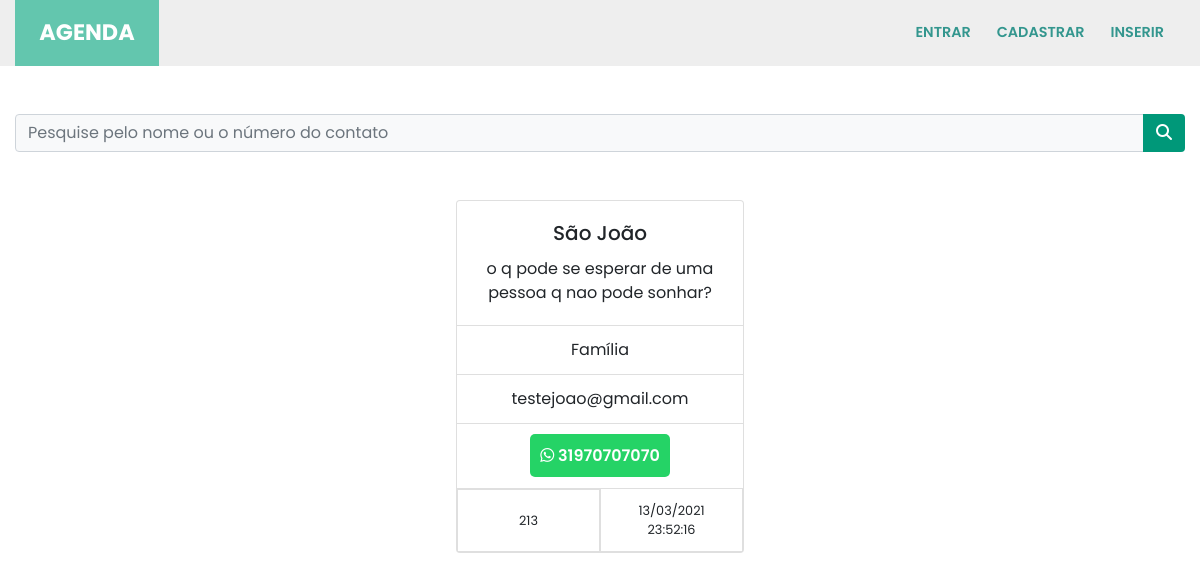
Screenshot of /213 with the database file from the repository.
### contatos/models.py (models this page shows, shortened)
class Contato(models.Model):
    nome = models.CharField(max_length=150)
    sobrenome = models.CharField(max_length=255, blank=True)
    telefone = models.CharField(max_length=255)
    email = models.CharField(max_length=255, blank=True)
    data_criacao = models.DateTimeField(default=timezone.now)
    descricao = models.TextField(blank=True)
    categoria = models.ForeignKey(Categoria, on_delete=models.DO_NOTHING)
    mostrar = models.BooleanField(default=True)
    foto = models.ImageField(blank=True, upload_to='fotos/%Y/%m/')

class Categoria(models.Model):
    nome = models.CharField(max_length=255)
    def __str__(self):
        return self.nome

### contatos/views.py (the view)
# urls.py: path('<int:contato_id>', views.ver_contato, name='ver_contato'),
def ver_contato(request, contato_id):
    contato = get_object_or_404(Contato, id=contato_id)
    if not contato.mostrar:
        raise Http404()
    return render(request, 'contatos/ver_contato.html', {
        'contato': contato
    })

### contatos/templates/contatos/ver_contato.html (shortened to what this page needs)
{% extends 'base.html' %}
{%block conteudo%}
<div class="card text-center my-3 d-block mx-auto" style="width: 18rem;">
    <div class="card-body">
        <h5 class="card-title">
            {{ contato.nome }} {{ contato.sobrenome }}
        </h5>
        <p class="card-text">
            {{ contato.descricao }}
        </p>
    </div>
    <ul class="list-group list-group-flush">
        <li class="list-group-item">
            {{ contato.categoria }}
        </li>
        <li class="list-group-item">
            {{ contato.email }}
        </li>
    </ul>
    <div class="card-body">
        <a id="wpp" target="_blank" href="https://api.whatsapp.com/send?phone=15551234567">
            <i class="fab fa-whatsapp"></i>
            {{ contato.telefone }}
        </a>
    </div>
    <ul class="list-group list-group-flush">
        <div class="column d-flex">
            <small class="list-group-item w-100 d-flex align-items-center justify-content-center">
                {{ contato.id }}
            </small>
            <small class="list-group-item w-100">
                {{ contato.data_criacao|date:'d/m/Y H:i:s' }}
            </small>
        </div>
    </ul>
</div>
</div>
{%endblock%}

### templates/static/style/style.css (style rules this page uses)
html { scroll-behavior: smooth; }
* { margin: 0; padding: 0; font-family: 'Poppins', sans-serif; }
#wpp { background-color: #25D366; border-radius: 5px; color: white; padding: 10px; font-weight: 600; text-decoration: none !important; }

### rows the page displays
Contato: nome "São", sobrenome "João", descricao "o q pode se esperar de uma pessoa q nao pode sonhar?", categoria "Família", email "testejoao@gmail.com", telefone "31970707070", id "213", data_criacao "13/03/2021 23:52:16"
